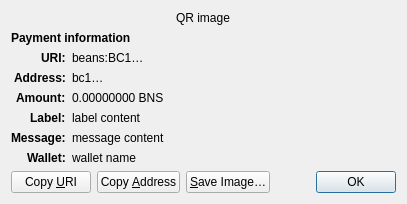
<?xml version="1.0" encoding="UTF-8"?>
<ui version="4.0">
 <class>ReceiveRequestDialog</class>
 <widget class="QDialog" name="ReceiveRequestDialog">
  <property name="geometry">
   <rect>
    <x>0</x>
    <y>0</y>
    <width>413</width>
    <height>229</height>
   </rect>
  </property>
  <property name="windowTitle">
   <string>Request payment to …</string>
  </property>
  <layout class="QGridLayout" name="gridLayout" columnstretch="0,1">
   <property name="sizeConstraint">
    <enum>QLayout::SetFixedSize</enum>
   </property>
   <item row="0" column="0" colspan="2" alignment="Qt::AlignHCenter">
    <widget class="QRImageWidget" name="qr_code">
     <property name="text">
      <string notr="true">QR image</string>
     </property>
     <property name="textInteractionFlags">
      <set>Qt::NoTextInteraction</set>
     </property>
    </widget>
   </item>
   <item row="1" column="0" colspan="2">
    <widget class="QLabel" name="payment_header">
     <property name="font">
      <font>
       <weight>75</weight>
       <bold>true</bold>
      </font>
     </property>
     <property name="text">
      <string>Payment information</string>
     </property>
     <property name="textInteractionFlags">
      <set>Qt::NoTextInteraction</set>
     </property>
    </widget>
   </item>
   <item row="2" column="0" alignment="Qt::AlignRight|Qt::AlignTop">
    <widget class="QLabel" name="uri_tag">
     <property name="font">
      <font>
       <weight>75</weight>
       <bold>true</bold>
      </font>
     </property>
     <property name="text">
      <string notr="true">URI:</string>
     </property>
     <property name="textFormat">
      <enum>Qt::PlainText</enum>
     </property>
     <property name="textInteractionFlags">
      <set>Qt::NoTextInteraction</set>
     </property>
    </widget>
   </item>
   <item row="2" column="1" alignment="Qt::AlignTop">
    <widget class="QLabel" name="uri_content">
     <property name="text">
      <string notr="true">beans:BC1…</string>
     </property>
     <property name="textFormat">
      <enum>Qt::RichText</enum>
     </property>
     <property name="wordWrap">
      <bool>true</bool>
     </property>
     <property name="textInteractionFlags">
      <set>Qt::TextSelectableByMouse</set>
     </property>
    </widget>
   </item>
   <item row="3" column="0" alignment="Qt::AlignRight|Qt::AlignTop">
    <widget class="QLabel" name="address_tag">
     <property name="font">
      <font>
       <weight>75</weight>
       <bold>true</bold>
      </font>
     </property>
     <property name="text">
      <string>Address:</string>
     </property>
     <property name="textInteractionFlags">
      <set>Qt::NoTextInteraction</set>
     </property>
    </widget>
   </item>
   <item row="3" column="1" alignment="Qt::AlignTop">
    <widget class="QLabel" name="address_content">
     <property name="text">
      <string notr="true">bc1…</string>
     </property>
     <property name="textFormat">
      <enum>Qt::PlainText</enum>
     </property>
     <property name="textInteractionFlags">
      <set>Qt::TextSelectableByMouse</set>
     </property>
    </widget>
   </item>
   <item row="4" column="0" alignment="Qt::AlignRight|Qt::AlignTop">
    <widget class="QLabel" name="amount_tag">
     <property name="font">
      <font>
       <weight>75</weight>
       <bold>true</bold>
      </font>
     </property>
     <property name="text">
      <string>Amount:</string>
     </property>
     <property name="textInteractionFlags">
      <set>Qt::NoTextInteraction</set>
     </property>
    </widget>
   </item>
   <item row="4" column="1" alignment="Qt::AlignTop">
    <widget class="QLabel" name="amount_content">
     <property name="text">
      <string notr="true">0.00000000 BNS</string>
     </property>
     <property name="textFormat">
      <enum>Qt::PlainText</enum>
     </property>
     <property name="textInteractionFlags">
      <set>Qt::TextSelectableByMouse</set>
     </property>
    </widget>
   </item>
   <item row="5" column="0" alignment="Qt::AlignRight|Qt::AlignTop">
    <widget class="QLabel" name="label_tag">
     <property name="font">
      <font>
       <weight>75</weight>
       <bold>true</bold>
      </font>
     </property>
     <property name="text">
      <string>Label:</string>
     </property>
     <property name="textInteractionFlags">
      <set>Qt::NoTextInteraction</set>
     </property>
    </widget>
   </item>
   <item row="5" column="1" alignment="Qt::AlignTop">
    <widget class="QLabel" name="label_content">
     <property name="text">
      <string notr="true">label content</string>
     </property>
     <property name="textFormat">
      <enum>Qt::PlainText</enum>
     </property>
     <property name="wordWrap">
      <bool>true</bool>
     </property>
     <property name="textInteractionFlags">
      <set>Qt::TextSelectableByMouse</set>
     </property>
    </widget>
   </item>
   <item row="6" column="0" alignment="Qt::AlignRight|Qt::AlignTop">
    <widget class="QLabel" name="message_tag">
     <property name="font">
      <font>
       <weight>75</weight>
       <bold>true</bold>
      </font>
     </property>
     <property name="text">
      <string>Message:</string>
     </property>
     <property name="textInteractionFlags">
      <set>Qt::NoTextInteraction</set>
     </property>
    </widget>
   </item>
   <item row="6" column="1" alignment="Qt::AlignTop">
    <widget class="QLabel" name="message_content">
     <property name="text">
      <string notr="true">message content</string>
     </property>
     <property name="textFormat">
      <enum>Qt::PlainText</enum>
     </property>
     <property name="wordWrap">
      <bool>true</bool>
     </property>
     <property name="textInteractionFlags">
      <set>Qt::TextSelectableByMouse</set>
     </property>
    </widget>
   </item>
   <item row="7" column="0" alignment="Qt::AlignRight|Qt::AlignTop">
    <widget class="QLabel" name="wallet_tag">
     <property name="font">
      <font>
       <weight>75</weight>
       <bold>true</bold>
      </font>
     </property>
     <property name="text">
      <string>Wallet:</string>
     </property>
     <property name="textInteractionFlags">
      <set>Qt::NoTextInteraction</set>
     </property>
    </widget>
   </item>
   <item row="7" column="1" alignment="Qt::AlignTop">
    <widget class="QLabel" name="wallet_content">
     <property name="text">
      <string notr="true">wallet name</string>
     </property>
     <property name="textFormat">
      <enum>Qt::PlainText</enum>
     </property>
     <property name="wordWrap">
      <bool>true</bool>
     </property>
     <property name="textInteractionFlags">
      <set>Qt::TextSelectableByMouse</set>
     </property>
    </widget>
   </item>
   <item row="8" column="0" colspan="2">
    <layout class="QHBoxLayout" name="horizontalLayout">
     <item>
      <widget class="QPushButton" name="btnCopyURI">
       <property name="text">
        <string>Copy &amp;URI</string>
       </property>
       <property name="autoDefault">
        <bool>false</bool>
       </property>
      </widget>
     </item>
     <item>
      <widget class="QPushButton" name="btnCopyAddress">
       <property name="text">
        <string>Copy &amp;Address</string>
       </property>
       <property name="autoDefault">
        <bool>false</bool>
       </property>
      </widget>
     </item>
     <item>
      <widget class="QPushButton" name="btnSaveAs">
       <property name="text">
        <string>&amp;Save Image…</string>
       </property>
       <property name="autoDefault">
        <bool>false</bool>
       </property>
      </widget>
     </item>
     <item>
      <spacer name="horizontalSpacer_2">
       <property name="orientation">
        <enum>Qt::Horizontal</enum>
       </property>
       <property name="sizeHint" stdset="0">
        <size>
         <width>40</width>
         <height>20</height>
        </size>
       </property>
      </spacer>
     </item>
     <item>
      <widget class="QDialogButtonBox" name="buttonBox">
       <property name="focusPolicy">
        <enum>Qt::StrongFocus</enum>
       </property>
       <property name="standardButtons">
        <set>QDialogButtonBox::Ok</set>
       </property>
      </widget>
     </item>
    </layout>
   </item>
  </layout>
 </widget>
 <customwidgets>
  <customwidget>
   <class>QRImageWidget</class>
   <extends>QLabel</extends>
   <header>qt/qrimagewidget.h</header>
  </customwidget>
 </customwidgets>
 <tabstops>
  <tabstop>buttonBox</tabstop>
  <tabstop>btnCopyURI</tabstop>
  <tabstop>btnCopyAddress</tabstop>
  <tabstop>btnSaveAs</tabstop>
 </tabstops>
 <resources/>
 <connections>
  <connection>
   <sender>buttonBox</sender>
   <signal>accepted()</signal>
   <receiver>ReceiveRequestDialog</receiver>
   <slot>accept()</slot>
   <hints>
    <hint type="sourcelabel">
     <x>135</x>
     <y>230</y>
    </hint>
    <hint type="destinationlabel">
     <x>135</x>
     <y>126</y>
    </hint>
   </hints>
  </connection>
 </connections>
</ui>
